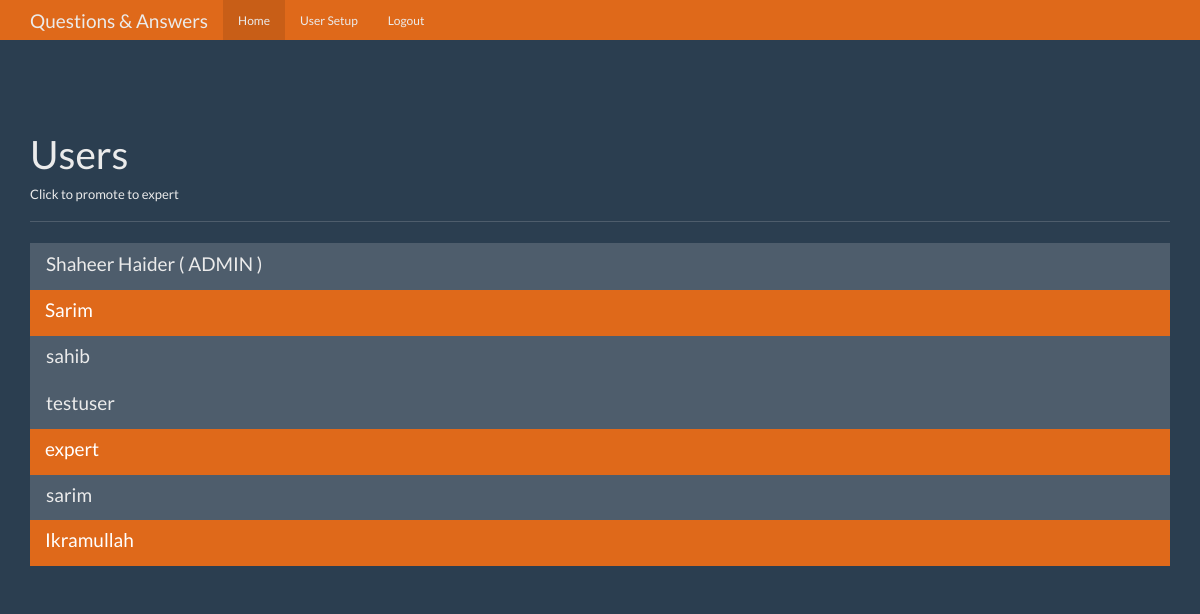
The app's page /users (signed in) with its own data.
### tables this page shows
CREATE TABLE "users" (
	"id"	integer,
	"name"	text NOT NULL UNIQUE,
	"password"	text NOT NULL,
	"expert"	boolean NOT NULL,
	"admin"	boolean NOT NULL,
	PRIMARY KEY("id" AUTOINCREMENT)
);

### app.py (the view)
@app.route('/users')
def users():
    user = login_check()
    if user is None or user['admin'] == 0:
        return redirect(url_for('index'))
    db = get_db()
    user_cur = db.execute('select id, name, expert, admin from users')
    user_result = user_cur.fetchall()
    return render_template('users.html', user=user, user_result=user_result)

### app.py (called while the page is built)
def login_check():
    user_result = None
    if 'user' in session:
        user = session['user']
        db = get_db()
        user_cur = db.execute('select * from users where name=?', [user])
        user_result = user_cur.fetchone()
        if user_result is not None:
            return user_result

### database_helpers.py (called while the page is built)
def connect_db():
    sql = sqlite3.connect(r'D:\Flask with Full Flask Course\5. Question Answer App\database\database.db')
    sql.row_factory = sqlite3.Row
    return sql

def get_db():
    if not hasattr(g, 'sqlite_db'):
        g.sqlite_db = connect_db()
    return g.sqlite_db

### templates/users.html (shortened to what this page needs)
<!DOCTYPE html>
<html lang="en">
{% extends 'layout.html'%}
{% block body %}
  <head>
  </head>
  <body>
    <div class="container theme-showcase" role="main">
      <div class="page-header">
        <h1>Users</h1>
        <h6>Click to promote to expert</h6>
      </div>
      <div class="row">
        <div class="col-lg-12">
          <div class="list-group">
            {% for r in user_result %}
            <a href="{{ url_for('promoted', user_id = r['id'] )}}" class="list-group-item {% if r['expert']==1 %} active {% endif %}">
              <h4 class="list-group-item-heading" value={{r['id']}}>{{r['name']}} {% if r['admin'] == 1 %} ( ADMIN ) {% endif %}</h4>
            </a>
            {% endfor %}
          </div>
        </div>
      </div>
    </div>
  </body>
</html>
{% endblock %}

### static/theme.css (style rules this page uses)
body { padding-top: 70px; padding-bottom: 30px; }

### records on screen
users: {{ r['id'] }} 1 (drawn), name "Shaheer Haider", admin "( ADMIN )"
users: {{ r['id'] }} 2 (drawn), name "Sarim"
users: {{ r['id'] }} 3 (drawn), name "sahib"
users: {{ r['id'] }} 4 (drawn), name "testuser"
users: {{ r['id'] }} 5 (drawn), name "expert"
users: {{ r['id'] }} 6 (drawn), name "sarim"
users: {{ r['id'] }} 7 (drawn), name "Ikramullah"
